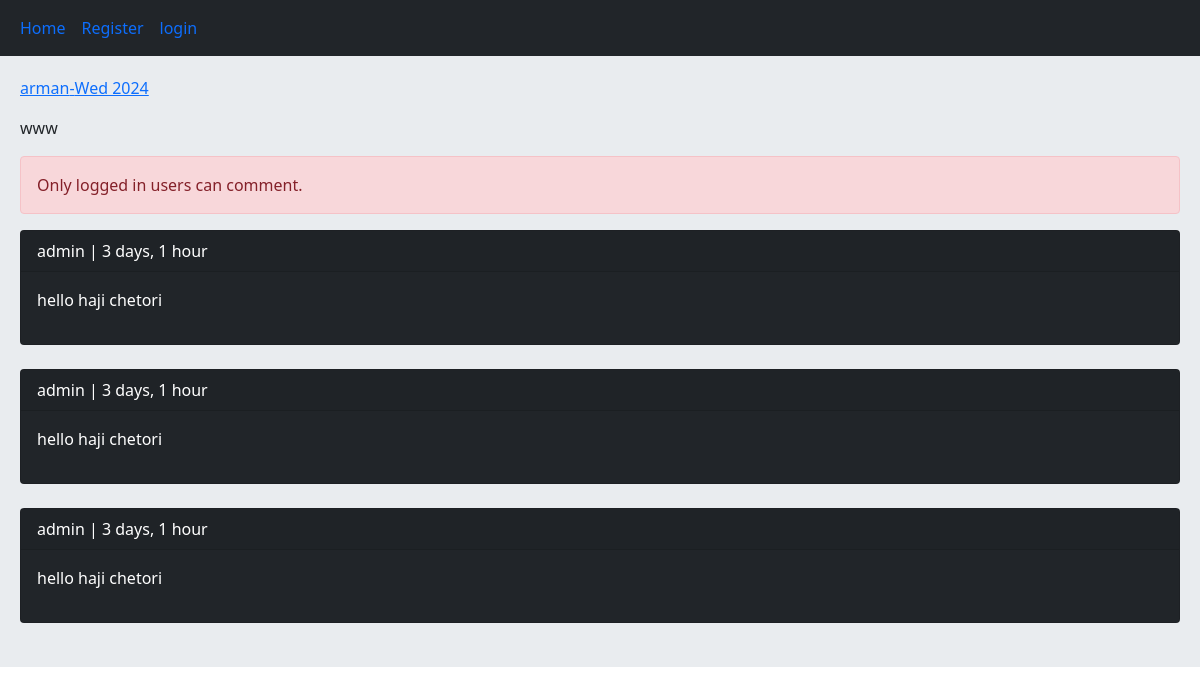
Screenshot of /post/4/www/ with the database file from the repository.
### home/models.py (models this page shows, shortened)
class Post(models.Model):
    user = models.ForeignKey(User, on_delete=models.CASCADE,related_name = 'posts')
    body = models.TextField()
    slug = models.SlugField()
    title = models.CharField(max_length=50, default='empty')
    create= models.DateTimeField(auto_now_add=True)
    update = models.DateTimeField(auto_now=True)
    class Meta:
        ordering =('body',)

class Comment(models.Model):
    user = models.ForeignKey(User, on_delete=models.CASCADE,related_name = 'uncomments')
    post = models.ForeignKey(Post, on_delete=models.CASCADE,related_name = 'pcomments')
    reply = models.ForeignKey('self', on_delete=models.CASCADE, related_name='rcomments', blank=True, null=True)
    is_reply = models.BooleanField(default=False)
    body = models.TextField(max_length=400)
    created = models.DateTimeField(auto_now_add=True)

### home/views.py (the view, shortened to what this page needs)
# urls.py: path('post/<int:post_id>/<slug:post_slug>/',views.PostDetailView.as_view(),name='post_detail'),
class PostDetailView(View):
	form_class = CommentCreateForm
	form_class_reply = CommentReplyForm
	def setup(self, request, *args, **kwargs):
		self.post_instance = get_object_or_404(Post, pk=kwargs['post_id'], slug=kwargs['post_slug'])
		return super().setup(request, *args, **kwargs)
	def get(self, request, *args, **kwargs):
		comments = self.post_instance.pcomments.filter(is_reply=False)
		can_like = False
		if request.user.is_authenticated and self.post_instance.user_can_like(request.user):
			can_like = True
		return render(request, 'home/detail.html', {'post':self.post_instance, 'comments':comments, 'form':self.form_class, 'reply_form':self.form_class_reply, 'can_like':can_like})

### home/templates/home/detail.html (shortened to what this page needs)
{% extends 'base.html' %}
    {% block content %}
        <p><a href="{% url 'account:profile' post.user.id %}">{{ post.user.username }}-{{ post.update|date:"D Y" }}</a>  </p>
        <p>{{ post.body }}</p>
        {% if request.user.is_authenticated %}
            <a href="{% url 'home:post_like' post.id %}" class="{% if can_like %}disabled{% endif %} btn btn-primary col-md-2">Like {{ post.likes_count }}</a>
            <form action="" method="post">
                {% csrf_token %}
                {{ form.as_p }}
                <input type="submit" value="Send">
            </form> <br/>
        {% else %}
            <p class="alert alert-danger">Only logged in users can comment.</p>
        {% endif %}
        {% for comment in comments %}
            <div class="card bg-dark text-white">
            <p class="card-header">{{ comment.user }} | {{ comment.created|timesince }}</p>
            <p class="card-body">{{ comment.body }}</p>
            </div><br/>
            {% empty %}
                <p>No comments yet!</p>
        {% endfor %}
    {% endblock %}

### rows the page displays
Post: user.username "arman", update "Wed 2024", body "www"
Comment: user "admin", created "3 days, 1 hour", body "hello haji chetori"
Comment: user "admin", created "3 days, 1 hour", body "hello haji chetori"
Comment: user "admin", created "3 days, 1 hour", body "hello haji chetori"
